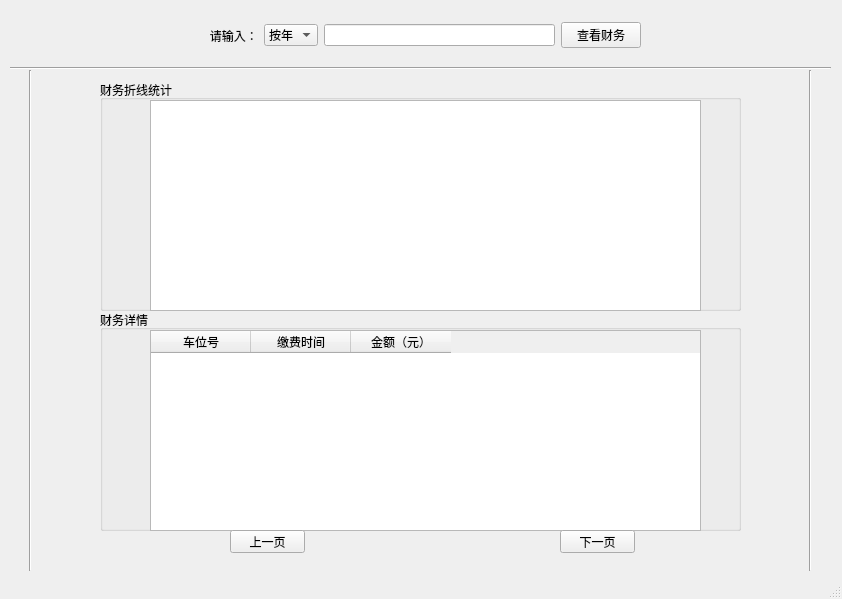
<?xml version="1.0" encoding="UTF-8"?>
<ui version="4.0">
 <class>finance</class>
 <widget class="QMainWindow" name="finance">
  <property name="geometry">
   <rect>
    <x>0</x>
    <y>0</y>
    <width>842</width>
    <height>599</height>
   </rect>
  </property>
  <property name="windowTitle">
   <string>MainWindow</string>
  </property>
  <widget class="QWidget" name="centralwidget">
   <widget class="Line" name="line">
    <property name="geometry">
     <rect>
      <x>10</x>
      <y>60</y>
      <width>821</width>
      <height>16</height>
     </rect>
    </property>
    <property name="orientation">
     <enum>Qt::Horizontal</enum>
    </property>
   </widget>
   <widget class="QWidget" name="horizontalLayoutWidget">
    <property name="geometry">
     <rect>
      <x>200</x>
      <y>20</y>
      <width>441</width>
      <height>31</height>
     </rect>
    </property>
    <layout class="QHBoxLayout" name="horizontalLayout">
     <item>
      <widget class="QLabel" name="label">
       <property name="text">
        <string>   请输入：</string>
       </property>
      </widget>
     </item>
     <item>
      <widget class="QComboBox" name="comboBox">
       <item>
        <property name="text">
         <string>按年</string>
        </property>
       </item>
       <item>
        <property name="text">
         <string>按月</string>
        </property>
       </item>
       <item>
        <property name="text">
         <string>按日</string>
        </property>
       </item>
      </widget>
     </item>
     <item>
      <widget class="QLineEdit" name="lineEdit"/>
     </item>
     <item>
      <widget class="QPushButton" name="pushButton">
       <property name="text">
        <string>查看财务</string>
       </property>
      </widget>
     </item>
    </layout>
   </widget>
   <widget class="QLabel" name="label_2">
    <property name="geometry">
     <rect>
      <x>10</x>
      <y>10</y>
      <width>161</width>
      <height>21</height>
     </rect>
    </property>
    <property name="text">
     <string/>
    </property>
   </widget>
   <widget class="Line" name="line_2">
    <property name="geometry">
     <rect>
      <x>800</x>
      <y>70</y>
      <width>20</width>
      <height>501</height>
     </rect>
    </property>
    <property name="orientation">
     <enum>Qt::Vertical</enum>
    </property>
   </widget>
   <widget class="QGroupBox" name="groupBox_2">
    <property name="geometry">
     <rect>
      <x>100</x>
      <y>80</y>
      <width>641</width>
      <height>231</height>
     </rect>
    </property>
    <property name="title">
     <string>财务折线统计</string>
    </property>
    <widget class="QGraphicsView" name="graphicsView">
     <property name="geometry">
      <rect>
       <x>50</x>
       <y>20</y>
       <width>551</width>
       <height>211</height>
      </rect>
     </property>
    </widget>
   </widget>
   <widget class="QGroupBox" name="groupBox_3">
    <property name="geometry">
     <rect>
      <x>100</x>
      <y>310</y>
      <width>641</width>
      <height>221</height>
     </rect>
    </property>
    <property name="title">
     <string>财务详情</string>
    </property>
    <widget class="QTableWidget" name="tableWidget">
     <property name="geometry">
      <rect>
       <x>50</x>
       <y>20</y>
       <width>551</width>
       <height>201</height>
      </rect>
     </property>
     <column>
      <property name="text">
       <string>车位号</string>
      </property>
     </column>
     <column>
      <property name="text">
       <string>缴费时间</string>
      </property>
     </column>
     <column>
      <property name="text">
       <string>金额（元）</string>
      </property>
     </column>
    </widget>
   </widget>
   <widget class="QLabel" name="label_3">
    <property name="geometry">
     <rect>
      <x>30</x>
      <y>70</y>
      <width>771</width>
      <height>481</height>
     </rect>
    </property>
    <property name="text">
     <string/>
    </property>
   </widget>
   <widget class="Line" name="line_3">
    <property name="geometry">
     <rect>
      <x>20</x>
      <y>70</y>
      <width>20</width>
      <height>501</height>
     </rect>
    </property>
    <property name="orientation">
     <enum>Qt::Vertical</enum>
    </property>
   </widget>
   <widget class="QPushButton" name="pushButton_2">
    <property name="geometry">
     <rect>
      <x>230</x>
      <y>530</y>
      <width>75</width>
      <height>23</height>
     </rect>
    </property>
    <property name="text">
     <string>上一页</string>
    </property>
   </widget>
   <widget class="QPushButton" name="pushButton_3">
    <property name="geometry">
     <rect>
      <x>560</x>
      <y>530</y>
      <width>75</width>
      <height>23</height>
     </rect>
    </property>
    <property name="text">
     <string>下一页</string>
    </property>
   </widget>
  </widget>
  <widget class="QMenuBar" name="menubar">
   <property name="geometry">
    <rect>
     <x>0</x>
     <y>0</y>
     <width>842</width>
     <height>23</height>
    </rect>
   </property>
  </widget>
  <widget class="QStatusBar" name="statusbar"/>
 </widget>
 <resources/>
 <connections/>
</ui>
